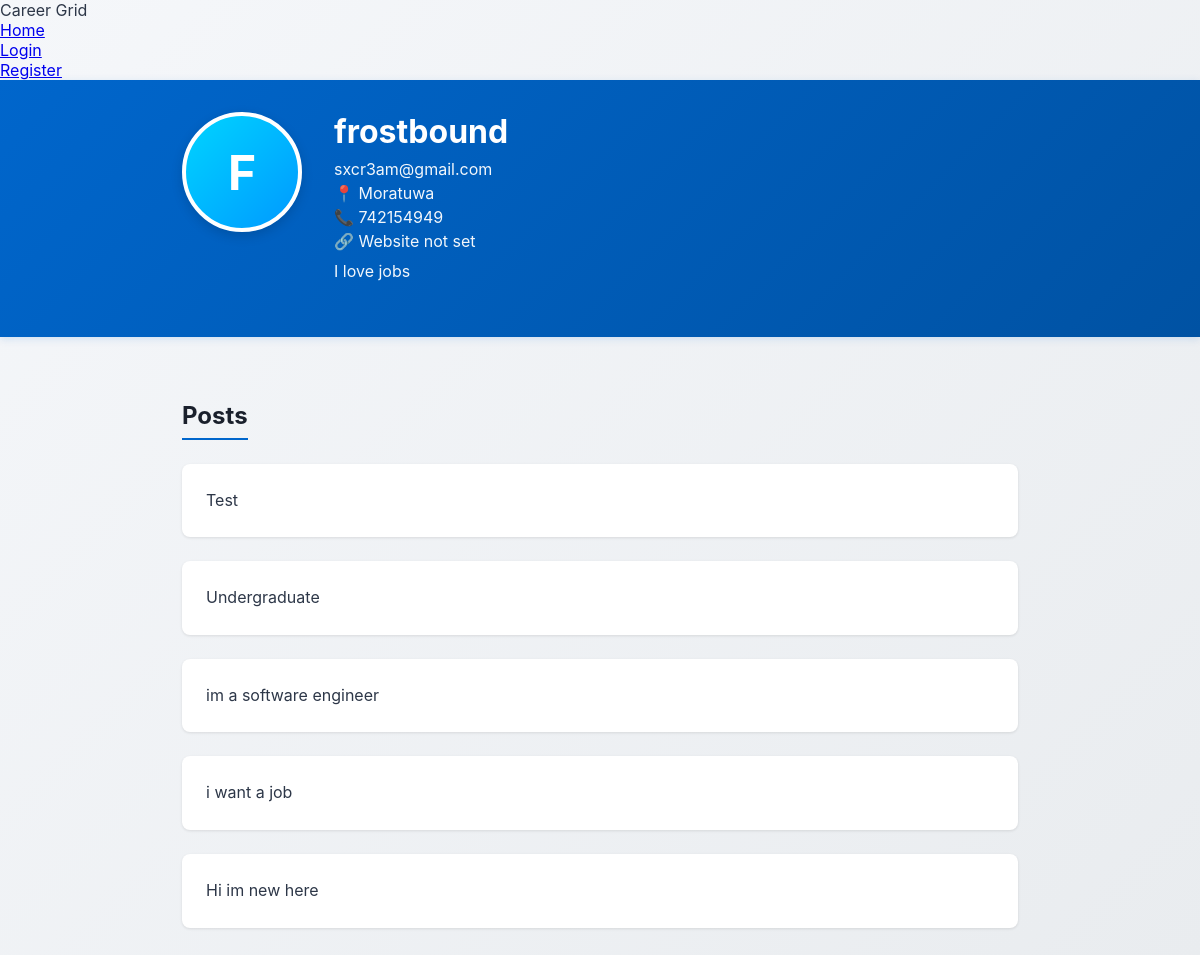
The app's page /profile/frostbound/, older data.
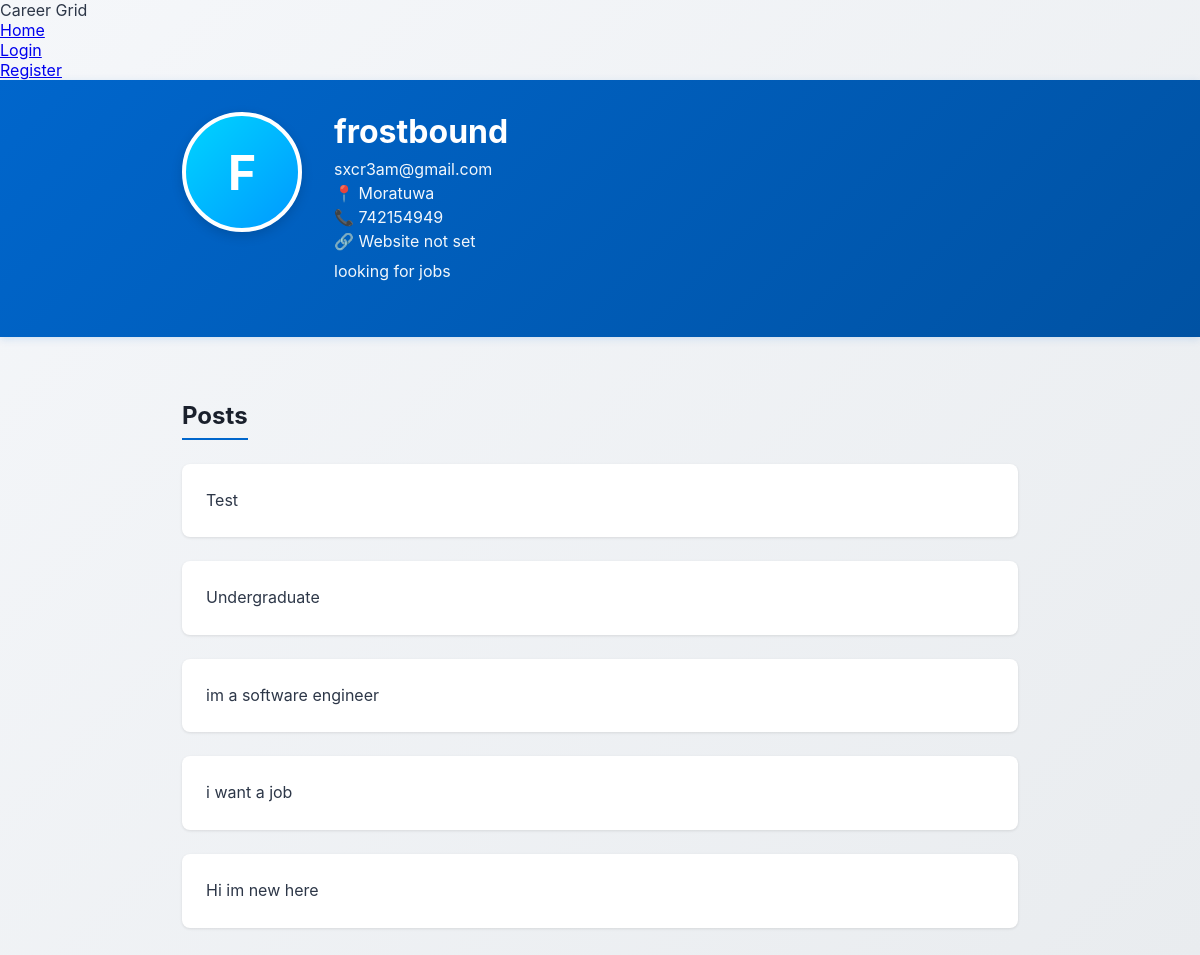
The same page, newer data.
### core/models.py (models this page shows, shortened)
class Profile(models.Model):
    user = models.OneToOneField(User, on_delete=models.CASCADE)
    bio = models.TextField(blank=True, null=True)
    phone = models.CharField(max_length=20, blank=True, null=True)
    location = models.CharField(max_length=100, blank=True, null=True)
    website = models.URLField(blank=True, null=True)

class Post(models.Model):
    user = models.ForeignKey(User, on_delete=models.CASCADE)
    content = models.TextField()
    created_at = models.DateTimeField(auto_now_add=True)

### core/views.py (the view)
# urls.py: path('profile/<str:username>/', views.profile, name='profile'),
def profile(request, username):
    user_obj = get_object_or_404(User, username=username)
    profile, created = Profile.objects.get_or_create(user=user_obj)
    posts = Post.objects.filter(user=user_obj).order_by('-created_at')
    return render(request, 'profile.html', {
        'profile_user': user_obj,
        'profile': profile,
        'posts': posts
    })

### core/templates/profile.html (shortened to what this page needs)
<!DOCTYPE html>
<html lang="en">
<head>
</head>
<body>
<nav>
    <div class="nav-container">
        <div class="nav-brand">Career Grid</div>
        <ul class="nav-links">
            <li><a href="/">Home</a></li>
            {% if user.is_authenticated %}
                <li><a href="{% url 'profile' username=user.username %}">Profile</a></li>
                <li><a href="{% url 'edit_profile' %}">Edit Profile</a></li>
                <li><a href="{% url 'logout' %}">Logout</a></li>
            {% else %}
                <li><a href="{% url 'login' %}">Login</a></li>
                <li><a href="{% url 'register' %}">Register</a></li>
            {% endif %}
        </ul>
    </div>
</nav>
<div class="header">
    <div class="header-content">
        <div class="profile-header">
            <div class="avatar">
                {{ profile_user.username|first|upper }}
            </div>
            <div class="profile-info">
                <h1>{{ profile_user.username }}</h1>
                <p class="email">{{ profile_user.email }}</p>
                <p class="extra-info">
                    {% if profile.location %}
                        📍 {{ profile.location }}
                    {% else %}
                        📍 Location not set
                    {% endif %}
                </p>
                <p class="extra-info">
                    {% if profile.phone %}
                        📞 {{ profile.phone }}
                    {% else %}
                        📞 Phone not set
                    {% endif %}
                </p>
                <p class="extra-info">
                    {% if profile.website %}
                        🔗 <a href="{{ profile.website }}" target="_blank">{{ profile.website }}</a>
                    {% else %}
                        🔗 Website not set
                    {% endif %}
                </p>
                <p class="bio">
                    {% if profile.bio %}
                        {{ profile.bio }}
                    {% else %}
                        No bio yet.
                    {% endif %}
                </p>
            </div>
        </div>
    </div>
</div>
<div class="container">
    <h2 class="section-title">Posts</h2>
    {% if posts %}
        <div class="posts-container">
            {% for post in posts %}
                <div class="post-card">
                    <div class="post-content">
                        {{ post.content }}
                    </div>
                </div>
            {% endfor %}
        </div>
    {% else %}
        <div class="empty-state">
            <p>No posts yet. Start sharing your career journey!</p>
        </div>
    {% endif %}
</div>
</body>
</html>

### core/templates/profile.html (style rules this page uses)
* { margin: 0; padding: 0; box-sizing: border-box; }
body { background: linear-gradient(135deg, #f5f7fa 0%, #e9ecef 100%); font-family: -apple-system, BlinkMacSystemFont, 'Segoe UI', 'Roboto', 'Oxygen', 'Ubuntu', 'Cantarell', sans-serif; color: #2d3748; min-height: 100vh; }
.header { background: linear-gradient(135deg, #0066cc 0%, #0052a3 100%); color: white; padding: 2rem 0; box-shadow: 0 2px 8px rgba(0, 102, 204, 0.15); }
.header-content { max-width: 900px; margin: 0 auto; padding: 0 2rem; }
.profile-header { display: flex; gap: 2rem; align-items: flex-start; margin-bottom: 1rem; }
.avatar { width: 120px; height: 120px; border-radius: 50%; background: linear-gradient(135deg, #00d4ff 0%, #0099ff 100%); display: flex; align-items: center; justify-content: center; font-size: 48px; font-weight: bold; flex-shrink: 0; border: 4px solid white; box-shadow: 0 4px 12px rgba(0, 0, 0, 0.15); }
.profile-info h1 { font-size: 2rem; margin-bottom: 0.5rem; font-weight: 700; }
.profile-info p { font-size: 1rem; opacity: 0.95; margin-bottom: 0.25rem; }
.extra-info { font-size: 0.95rem; opacity: 0.9; margin-bottom: 0.5rem; display: flex; align-items: center; gap: 0.5rem; }
.bio { margin-top: 0.5rem; font-size: 0.95rem; opacity: 0.9; line-height: 1.6; }
.container { max-width: 900px; margin: 0 auto; padding: 2rem; }
.section-title { font-size: 1.5rem; font-weight: 700; color: #1a202c; margin: 2rem 0 1.5rem 0; padding-bottom: 0.5rem; border-bottom: 2px solid #0066cc; display: inline-block; }
.posts-container { display: flex; flex-direction: column; gap: 1.5rem; }
.post-card { background: white; border-radius: 8px; padding: 1.5rem; box-shadow: 0 1px 3px rgba(0, 0, 0, 0.1); }
.post-content { color: #2d3748; line-height: 1.6; font-size: 1rem; }

Row changes from the older to the newer data that the page shows:
changed Profile "Moratuwa": bio "I love jobs" → "looking for jobs"
